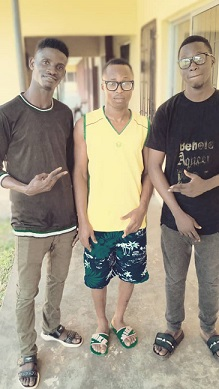
#> input picture Images/friends.jpg, 219 x 389 px
$ python rect_Masking.py
#> lines starting #> are read from the running program, lines starting #| are printed output that depends on the picture; after the words box and inside, x2 and y2 are one past the last pixel; in counts of white or black regions, pixels touching at a corner belong together
import cv2 as cv
import numpy as np
img = cv.imread("Images/friends.jpg")
#> img is the input picture: shape (389, 219, 3); mean B, G, R 130.2, 150.5, 160.8
cv.imshow("Original Image", img)
blank = np.zeros(img.shape[:2], dtype = "uint8")
rectangular_mask = cv.rectangle(blank.copy(), (30, 30), (100, 200), 255, -1)
cv.imshow("RECTANGULAR MASK", rectangular_mask)
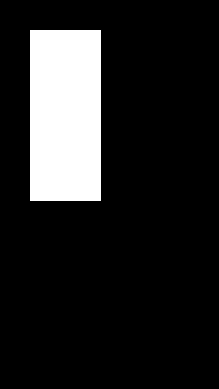
#> window 'RECTANGULAR MASK': shape (389, 219); 14.3% white; 1 white region, box (x1, y1, x2, y2) and area: (30, 30, 101, 201) 12141
masked = cv.bitwise_and(img, img, mask=rectangular_mask)
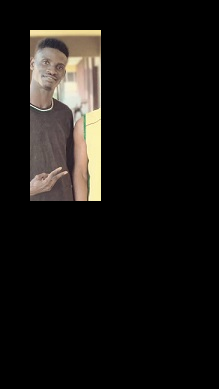
#> masked: shape (389, 219, 3); mean B, G, R 17.3, 19.8, 22.2
cv.imshow("MASKED IMAGE", masked)
cv.waitKey(0)

$ run again, with Images/flex.jpg copied over Images/friends.jpg
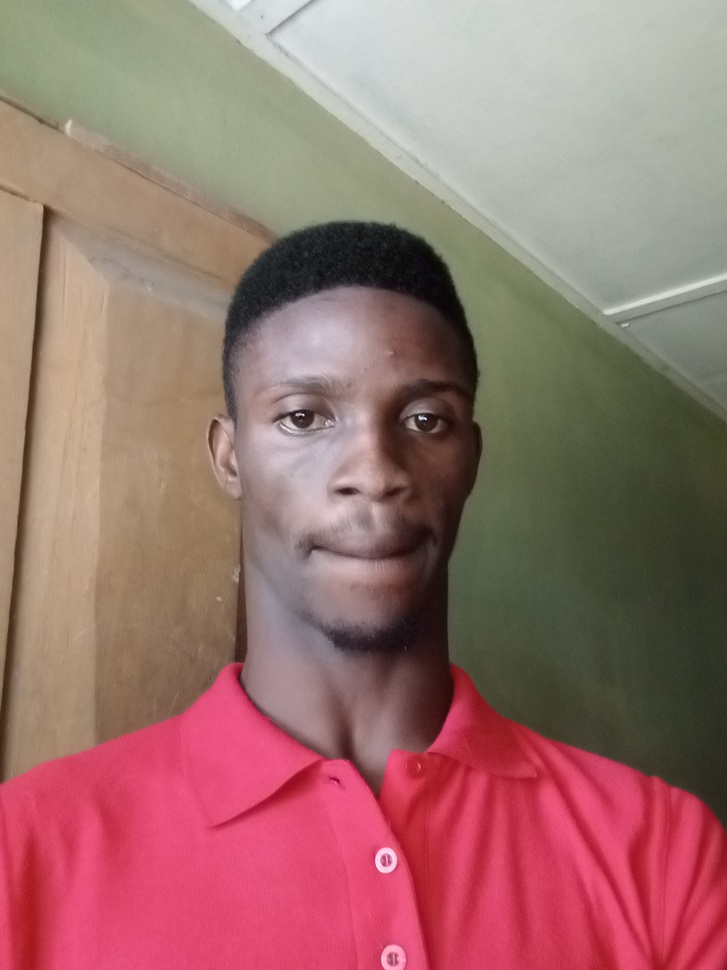
#> input picture Images/flex.jpg, 727 x 970 px, shrunk from 2448 x 3264 before the run
#> img is the input picture: shape (970, 727, 3); mean B, G, R 109.7, 113.4, 154.8
#> `cv.imshow("RECTANGULAR MASK", rectangular_mask)`:
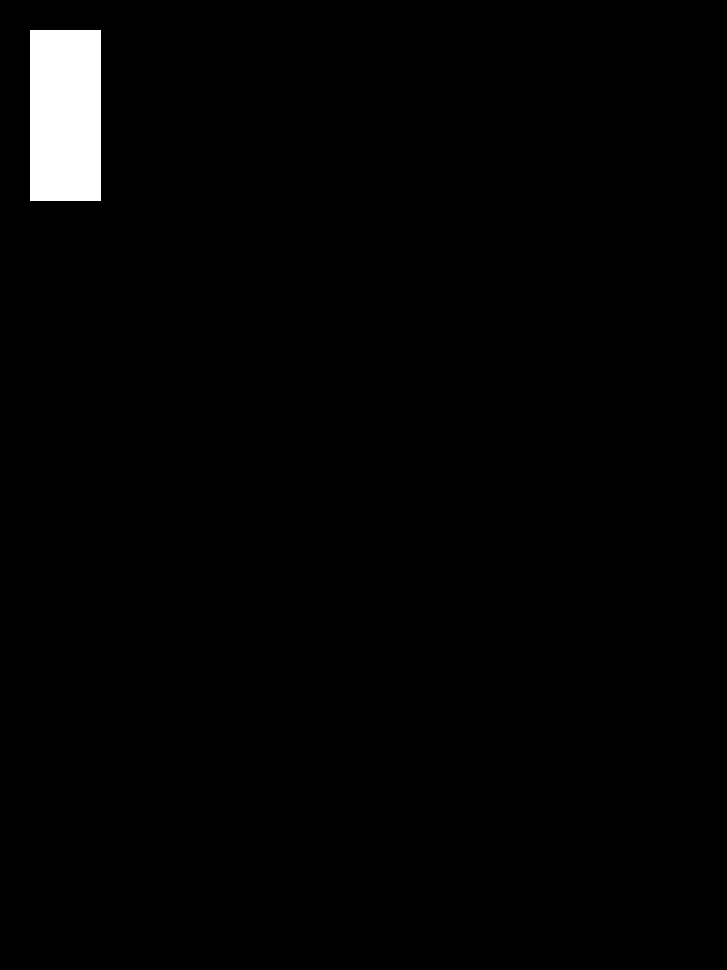
#> window 'RECTANGULAR MASK': shape (970, 727); 1.7% white; 1 white region, box (x1, y1, x2, y2) and area: (30, 30, 101, 201) 12141

$ run again, with Images/seun.jpg copied over Images/friends.jpg
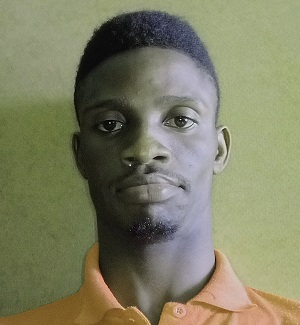
#> input picture Images/seun.jpg, 300 x 325 px
#> img is the input picture: shape (325, 300, 3); mean B, G, R 99.9, 127.1, 126.9
#> `cv.imshow("RECTANGULAR MASK", rectangular_mask)`:
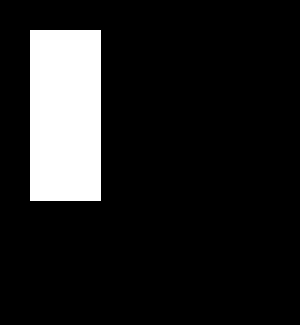
#> window 'RECTANGULAR MASK': shape (325, 300); 12.5% white; 1 white region, box (x1, y1, x2, y2) and area: (30, 30, 101, 201) 12141
#> `masked = cv.bitwise_and(img, img, mask=rectangular_mask)`:
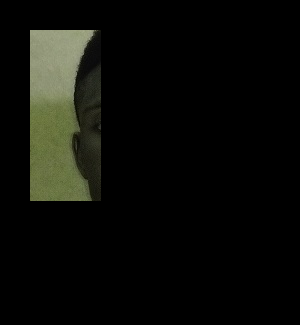
#> masked: shape (325, 300, 3); mean B, G, R 8.6, 12.5, 11.8
